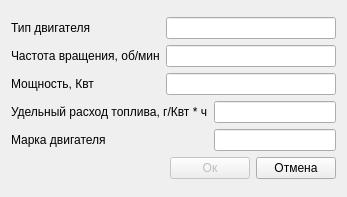
<?xml version="1.0" encoding="UTF-8"?>
<ui version="4.0">
 <class>dialog_add_engine</class>
 <widget class="QDialog" name="dialog_add_engine">
  <property name="geometry">
   <rect>
    <x>0</x>
    <y>0</y>
    <width>347</width>
    <height>197</height>
   </rect>
  </property>
  <property name="windowTitle">
   <string>Dialog</string>
  </property>
  <layout class="QGridLayout" name="gridLayout_4">
   <item row="0" column="0">
    <layout class="QGridLayout" name="gridLayout_3">
     <item row="1" column="0">
      <layout class="QGridLayout" name="gridLayout_2">
       <item row="0" column="1">
        <widget class="QPushButton" name="acceptButton">
         <property name="enabled">
          <bool>false</bool>
         </property>
         <property name="text">
          <string>Ок</string>
         </property>
        </widget>
       </item>
       <item row="0" column="3">
        <widget class="QPushButton" name="CancelButton">
         <property name="text">
          <string>Отмена</string>
         </property>
        </widget>
       </item>
       <item row="0" column="0">
        <spacer name="horizontalSpacer">
         <property name="orientation">
          <enum>Qt::Horizontal</enum>
         </property>
         <property name="sizeHint" stdset="0">
          <size>
           <width>40</width>
           <height>20</height>
          </size>
         </property>
        </spacer>
       </item>
      </layout>
     </item>
     <item row="0" column="0">
      <layout class="QGridLayout" name="gridLayout">
       <item row="2" column="0">
        <widget class="QLabel" name="label_2">
         <property name="text">
          <string>Мощность, Квт</string>
         </property>
        </widget>
       </item>
       <item row="2" column="1" colspan="2">
        <widget class="QLineEdit" name="Power"/>
       </item>
       <item row="0" column="1" colspan="2">
        <widget class="QLineEdit" name="TypeEngine"/>
       </item>
       <item row="0" column="0">
        <widget class="QLabel" name="label_4">
         <property name="text">
          <string>Тип двигателя</string>
         </property>
        </widget>
       </item>
       <item row="1" column="0">
        <widget class="QLabel" name="label">
         <property name="text">
          <string>Частота вращения, об/мин</string>
         </property>
        </widget>
       </item>
       <item row="3" column="2">
        <widget class="QLineEdit" name="FuelConsumption"/>
       </item>
       <item row="1" column="1" colspan="2">
        <widget class="QLineEdit" name="Torque"/>
       </item>
       <item row="3" column="0" colspan="2">
        <widget class="QLabel" name="label_3">
         <property name="text">
          <string>Удельный расход топлива, г/Квт * ч</string>
         </property>
         <property name="buddy">
          <cstring>label_3</cstring>
         </property>
        </widget>
       </item>
       <item row="4" column="2">
        <widget class="QLineEdit" name="MarkaEngine"/>
       </item>
       <item row="4" column="0" colspan="2">
        <widget class="QLabel" name="label_5">
         <property name="text">
          <string>Марка двигателя</string>
         </property>
        </widget>
       </item>
      </layout>
     </item>
    </layout>
   </item>
  </layout>
 </widget>
 <resources/>
 <connections>
  <connection>
   <sender>CancelButton</sender>
   <signal>clicked()</signal>
   <receiver>dialog_add_engine</receiver>
   <slot>accept()</slot>
   <hints>
    <hint type="sourcelabel">
     <x>301</x>
     <y>123</y>
    </hint>
    <hint type="destinationlabel">
     <x>115</x>
     <y>145</y>
    </hint>
   </hints>
  </connection>
  <connection>
   <sender>acceptButton</sender>
   <signal>clicked()</signal>
   <receiver>dialog_add_engine</receiver>
   <slot>accept()</slot>
   <hints>
    <hint type="sourcelabel">
     <x>220</x>
     <y>124</y>
    </hint>
    <hint type="destinationlabel">
     <x>38</x>
     <y>131</y>
    </hint>
   </hints>
  </connection>
 </connections>
</ui>
